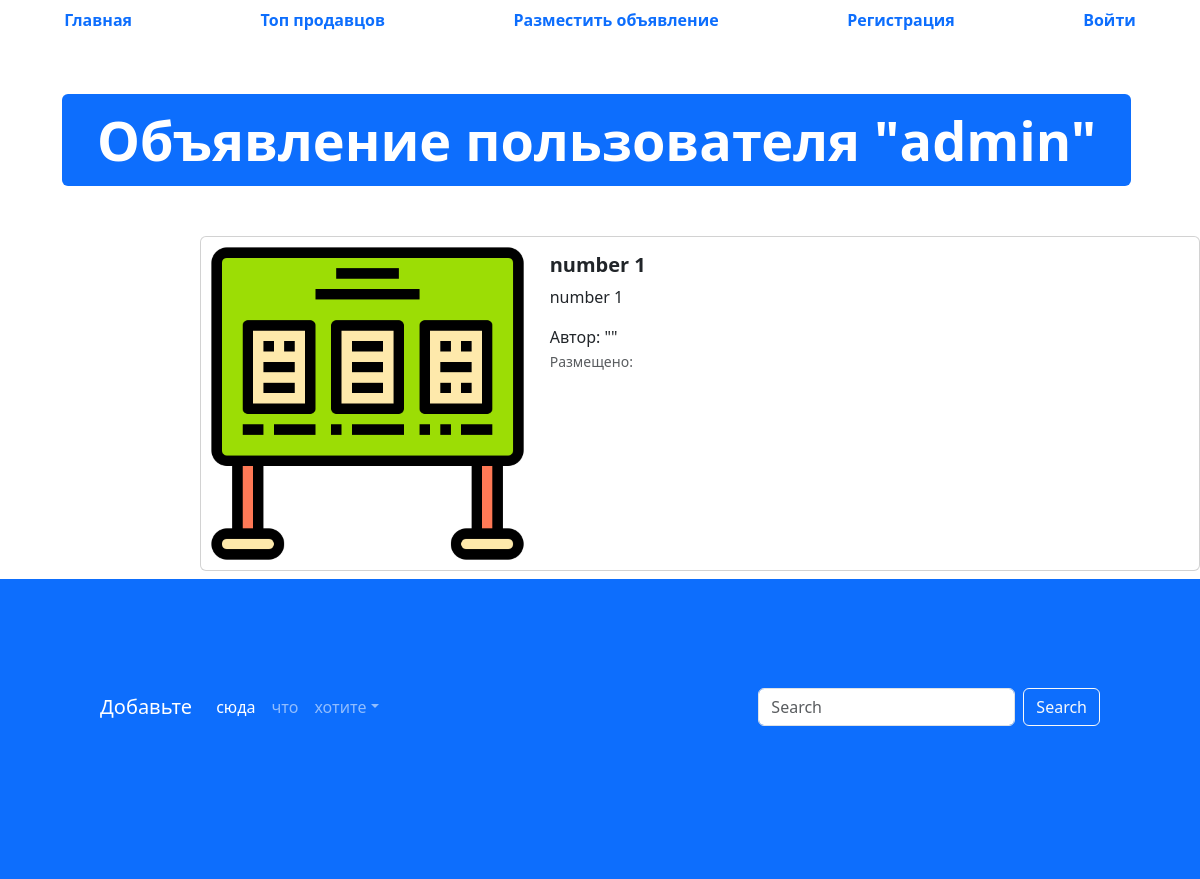
The app's page /advertisement/1 with its own data.
### app_advertisements/models.py (models this page shows, shortened)
class Advertisements(models.Model):
    title = models.CharField(verbose_name='заголовок', max_length=128, validators=[validate_title])
    description = models.TextField('описание объявления')
    price = models.DecimalField('цена', max_digits=10, decimal_places=2)
    auction = models.BooleanField('возможность торга', help_text='Отметьте если торг уместен.')
    created_at = models.DateTimeField(auto_now_add=True)
    updated_at = models.DateTimeField(auto_now=True)
    user = models.ForeignKey(User, verbose_name='пользователь', on_delete=models.CASCADE)
    image=models.ImageField('изображение', upload_to='advertisements/')
    class Meta:
        db_table = 'advertisements'
        verbose_name = 'Объявление'

### app_advertisements/views.py (the view)
# urls.py: path('advertisement/<int:pk>', advertisement_detail, name='adv_detail')
def advertisement_detail(request, pk):
    advertisement = Advertisements.objects.get(id=pk)
    context = {'advertisement': advertisement}
    return render(request, 'app_advertisements/advertisement.html', context)

### templates/app_advertisements/advertisement.html (shortened to what this page needs)
{% extends 'base.html' %}
{% load static %}
{% block content %}
  <div class="container" style="margin: 50px;">
    <div class="display-2">
      <span class="badge bg-primary">Объявление пользователя "{{advertisement.user}}"</span>
    </div>
  </div>
  <div class="col offset-2">
    <div class="card mb-2" style="max-width: 1200px; margin-top: 20px;">
      <div class="row g-0">
        <div class="col-md-4">
          <a href="" class="nav-link">
            <img src="{% if advertisement.image %} {{advertisement.image.url}} {% else %} {% static adv.png %} {% endif %}" class="img-fluid rounded-start" alt="Card title">
          </a>
        </div>
        <div class="col">
          <div class="card-body">
            <h5 class="card-title">
              <a href="" class="nav-link"><strong>{{advertisement.title}}</strong></a>
            </h5>
            <p class="card-text">
              {{advertisement.description}}
            </p>
            <span>Автор: "{{advertisements.user}}"</span>
            <p class="card-text"><small class="text-muted">Размещено: {{advertisements.created_at}}</small></p>
          </div>
        </div>
      </div>
    </div>
  </div>
  <footer style="padding: 100px; min-height: 300px;" class="bg-primary">
    <nav class="navbar navbar-expand-sm navbar-dark">
      <a class="navbar-brand" href="">Добавьте</a>
      <div class="collapse navbar-collapse" id="collapsibleNavId">
        <ul class="navbar-nav me-auto mt-2 mt-lg-0">
          <li class="nav-item">
            <a class="nav-link active" href="" aria-current="page">сюда</a>
          </li>
          <li class="nav-item">
            <a class="nav-link" href="">что</a>
          </li>
          <li class="nav-item dropdown">
            <a class="nav-link dropdown-toggle" href="" id="dropdownId" data-bs-toggle="dropdown" aria-haspopup="true"
              aria-expanded="false">хотите</a>
          </li>
        </ul>
        <form class="d-flex my-2 my-lg-0">
          <input class="form-control me-sm-2" type="text" placeholder="Search">
          <button class="btn btn-outline-light my-2 my-sm-0" type="submit">Search</button>
        </form>
      </div>
    </nav>
  </footer>
{% endblock %}

### records on screen
Advertisements: user "admin", image (picture), title "number 1", description "number 1"
